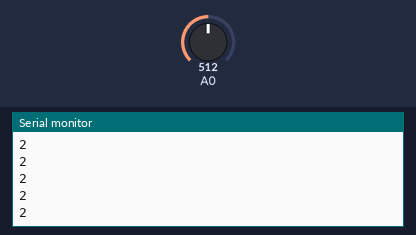
This sketch was run on a simulated Arduino Uno, built with avr-gcc and run on an emulated ATmega328P. On the bench: the last lines printed to the serial monitor. The test bench sets the inputs (shaded band); at power-on: A0 = 512.

Above: at 1.2 s.
1.3 s: A0 set to 560
At 2.1 s:
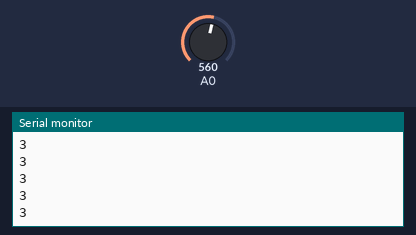
2.8 s: A0 set to 716
At 3.7 s:
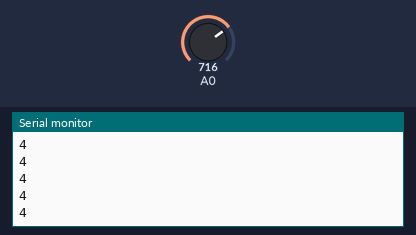
Timing chart, 0 to 5.8 s (numbered marks = the images above; inputs shaded):
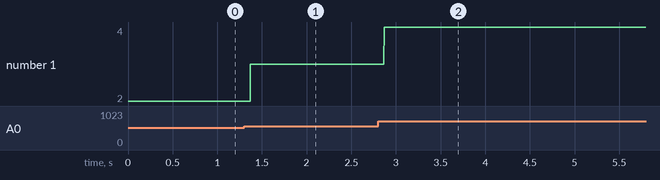

The sketch:

first_prototype_equal_temperment.ino
```cpp
int photocell;

void setup(){

 pinMode(A0, INPUT);
 Serial.begin(9600);

}


void loop(){

  photocell = analogRead(A0);

//  Serial.println(photocell);
   if(photocell < 200 ){
  Serial.println(0);
  }

  if(photocell > 200 && photocell < 400){
  Serial.println(1);
  }

  if(photocell > 400 && photocell < 550){
  Serial.println(2);
  }

  if(photocell > 550 && photocell < 700){
  Serial.println(3);
  }

   if(photocell > 700 && photocell < 800){
  Serial.println(4);
  }

  if(photocell > 800 && photocell < 900){
  Serial.println(5);
  }

  if(photocell > 900 && photocell < 950){
  Serial.println(6);
  }

  if(photocell > 950 && photocell < 975){
  Serial.println(7);
  }

  if(photocell > 975 && photocell < 1000){
  Serial.println(8);
  }


}
```

Measured:
- after the input at 1.3 s, the serial monitor: prints a new line after 0.07 s (image 1)
- after the input at 2.8 s, the serial monitor: prints a new line after 0.07 s (image 2)
- plotted number 1: 2 → 3 after the input at 1.3 s, 3 → 4 after the input at 2.8 s
